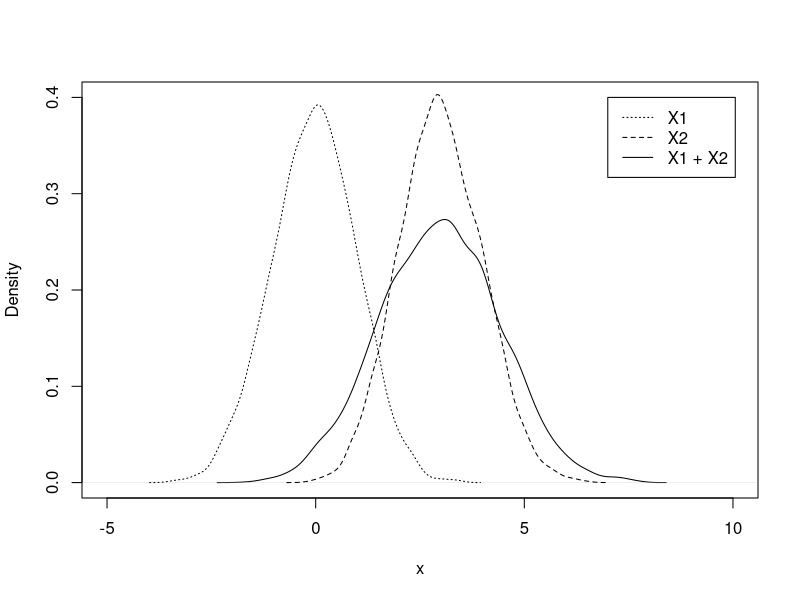
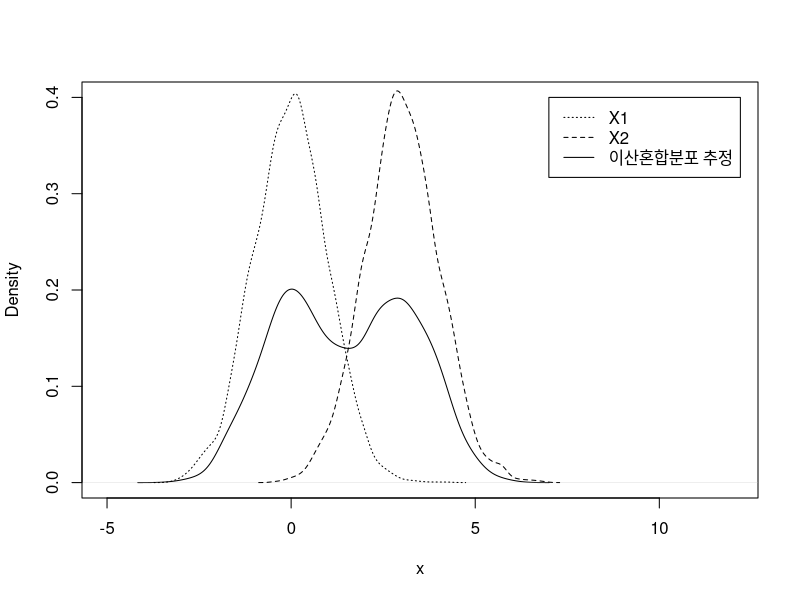
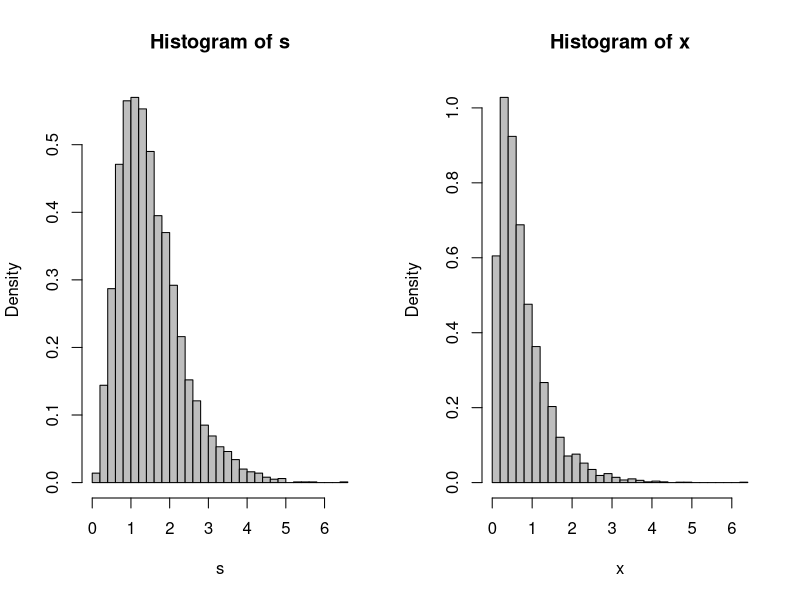
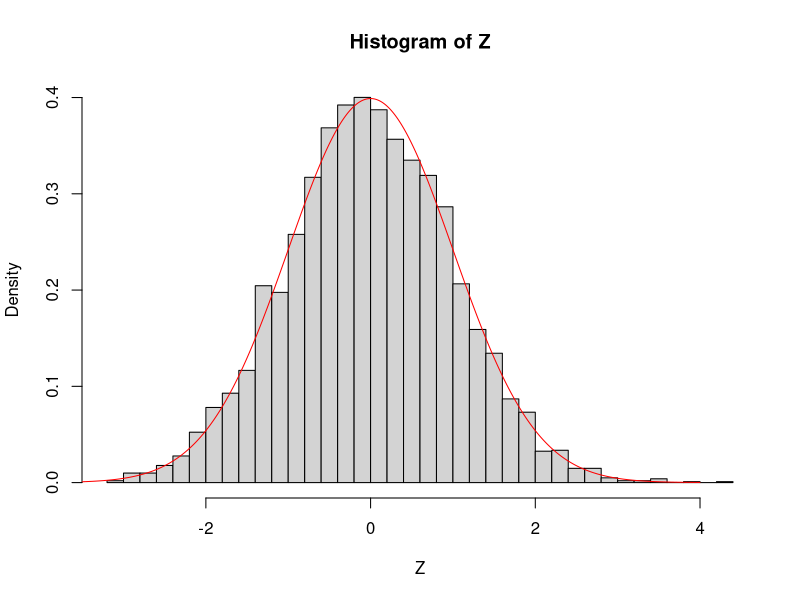
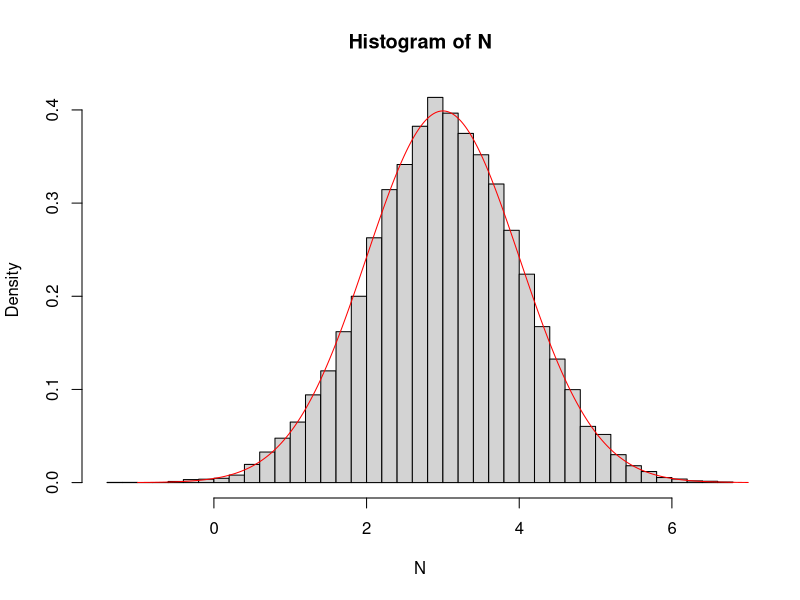
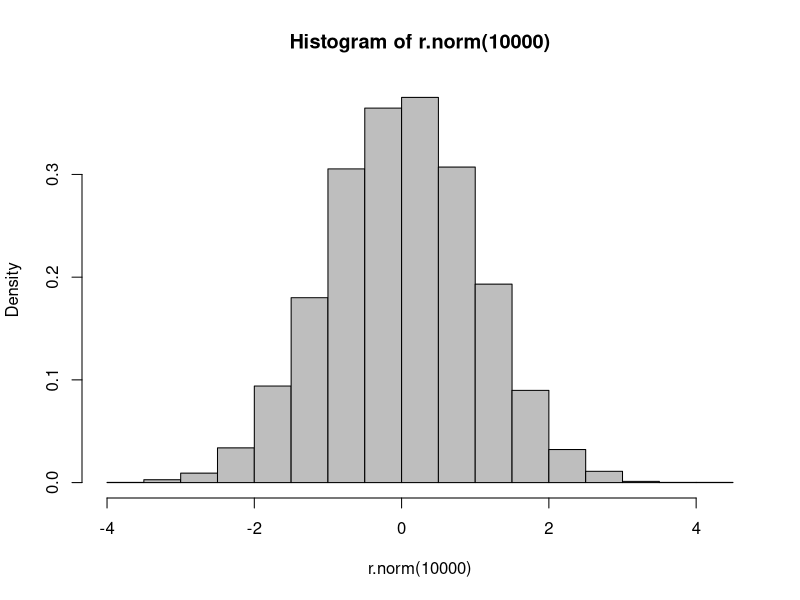

Source code (R) for these figures, in order:
# 예제 4.10
# 합성곱
rm(list = ls())

n <- 5000
x1 <- rnorm(n, 0, 1)
x2 <- rnorm(n, 3, 1)
s <- x1 + x2

plot(density(s), xlim = c(-5, 10), ylim = c(0, .4), lty = 1, xlab = 'x', main = '')
lines(density(x1), lty = 3)
lines(density(x2), lty = 2)
legend(7, .4, c('X1', 'X2', 'X1 + X2'), lty = 3:1)


# 이산혼합
rm(list = ls())

n <- 5000
x1 <- rnorm(n, 0, 1)
x2 <- rnorm(n, 3, 1)

k <- sample(c(0, 1), size = n, replace = TRUE)
x <- k * x1 + (1 - k) * x2

k <- sample(c(0, 3), size = n, replace = TRUE)
x <-rnorm(n, k, 1)

plot(density(x), xlim = c(-5, 12), ylim = c(0, .4), lty = 1, xlab = 'x', main = '')
lines(density(rnorm(n, 0, 1)), lty = 3)
lines(density(rnorm(n, 3, 1)), lty = 2)
legend(7, .4, c('X1', 'X2', '이산혼합분포 추정'), lty = 3:1) # N(0, 1)과 N(3, 1)의 이산혼합분포의 pdf를 추정한 것(혼합 비율 0.5:0.5)


# 예제 4.11
# 합성곱과 이산혼합
rm(list = ls())

n <- 5000
x1 <- rgamma(n, 2, 2)
x2 <- rgamma(n, 2, 4)
s <- x1 + x2
u <- runif(n)
k <- u > 0.5
x <- k * x1 + (1 - k) * x2

par(mfcol = c(1, 2))
hist(s, col = 'gray', prob = TRUE, nclass = 30)
hist(x, col = 'gray', prob = TRUE, nclass = 30)
par(mfcol = c(1, 1))


# 예제 4.15
# 포아송-감마 연속혼합
rm(list = ls())

n <- 1000
r <- 4
beta <- 3
lambda <- rgamma(n, r, beta)

x <- rpois(n, lambda)

mix <- tabulate(x + 1) / n
negbin <- round(dnbinom(0:max(x), r, beta / (1 + beta)), 3)
se <-sqrt(negbin * (1 - negbin) / n)

round(rbind(mix, negbin, se), 3)


r.negbin <- function(n, r, p) {
  if (p == 1) numeric(n)
  else {
    beta <- p / (1 - p)
    lambda <- rgamma(n, r, beta)
    rpois(n, lambda)
  }
}

x <- r.negbin(10000, 4, .75)

round(rbind(table(x) / 10000, dnbinom(0:max(x), 4, .75)), 3)


# 예제 4.6
rm(list = ls())

n <- 10000
u <- runif(n)
e <- -log(u)
g <-function(x) exp(-x)
f.hn <- function(x) {2 * dnorm(x) * (x > 0)}

u1 <- runif(n); M <- 2
cc <- u1 < f.hn(e) / (M * g(e))
HN <- e[cc]

SS <- sample(c(-1, 1), length(HN), replace = T, prob = c(.5, .5))

Z <- HN * SS

ks.test(Z, 'pnorm')

hist(Z, prob = T, nclass= 30)

x <- seq(-4, 4, .01)
lines(x, dnorm(x), col = 'red')


r.norm <- function(n, mu, sigma) {
  u <- runif(n)
  e <- -log(u)
  g <- function(x) exp(-x)
  f.hn <- function(x) 2 * dnorm(x) * (x > 0)
  
  u1 <- runif(n); M <- 2
  cc <- u1 < f.hn(e) / (M * g(e))
  HN <- e[cc]
  
  SS <- sample(c(-1, 1), length(HN), replace = T, prob = c(.5, .5))
  Z <- HN * SS
  
  N <- mu + sigma * Z
  
  print(ks.test(N, 'pnorm', mu, sigma))
  
  hist(N, prob = T, nclass = 30)
  
  x <- seq(mu - 4 * sigma, mu + 4 * sigma, .01)
  
  lines(x, dnorm(x, mu, sigma), col = 'red')
  
  N
}

Z <- r.norm(50000, 3, 1)


r.norm <- function(n, mu = 0, sigma = 1) {
  z <- numeric(n)
  
  for (i in 1:n) {
    repeat {
      u1 <- runif(1); u2 <- runif(1); u3 <- runif(1)
      E1 <- -log(u1); E2 <- -log(u2)
      
      if (E2 > ((E1 - 1)^2 / 2)) {
        z[i] <- E1
        
        if (u3 < .5) z[i] <- -z[i]
        
        break
      }
    }
  }
  
  mu + sigma * z
}

hist(r.norm(10000), freq = F, col = 'gray')